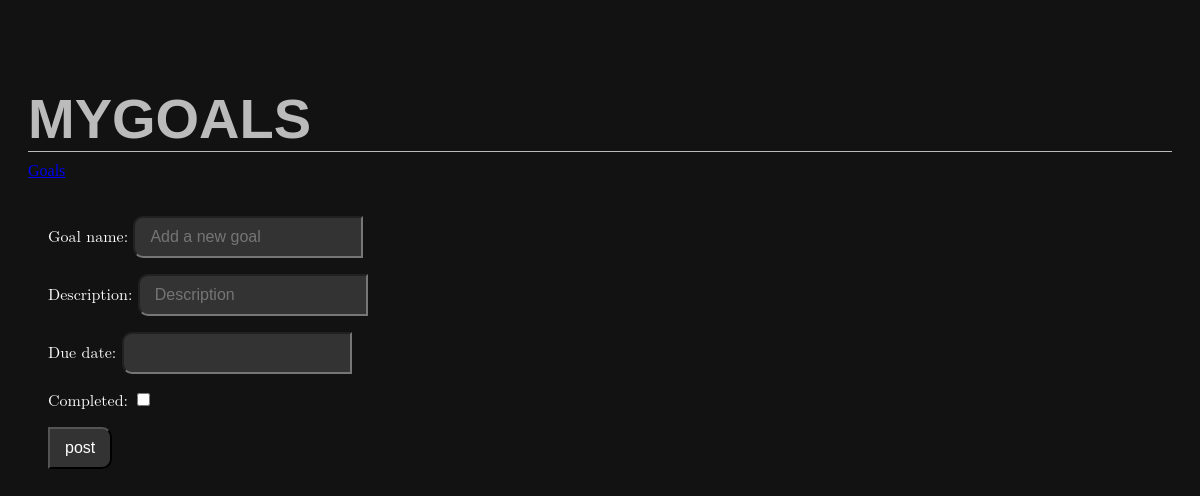
The app's page /add_goal, older data.
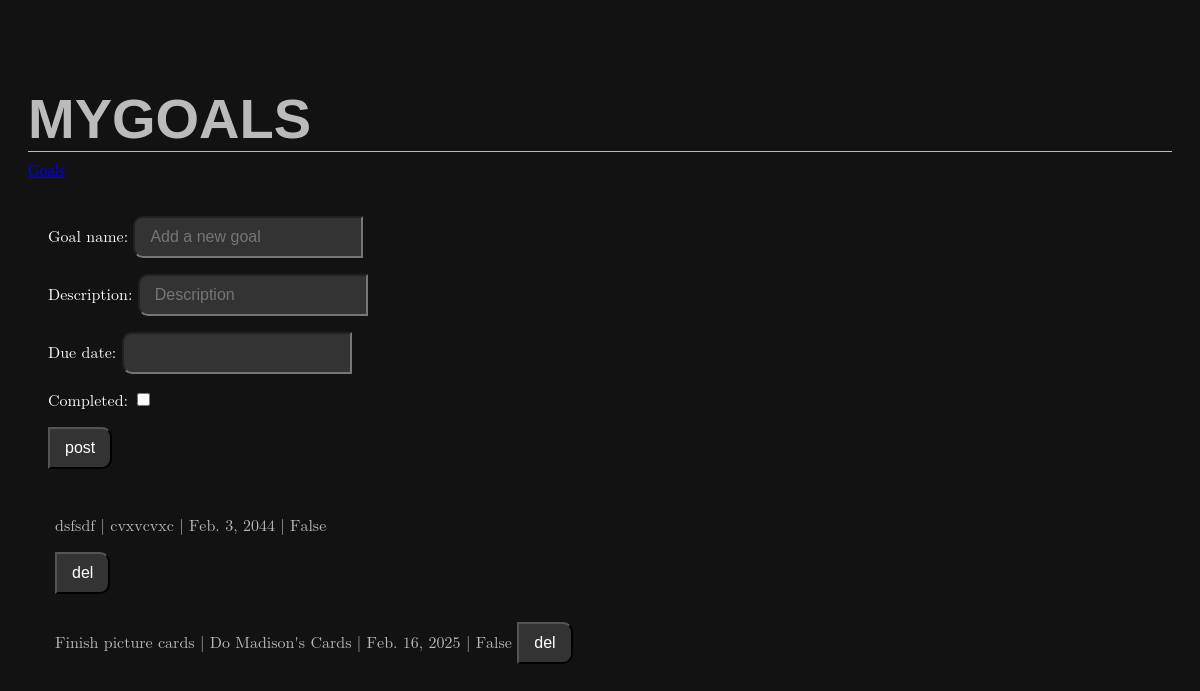
The same page, newer data.
### mytasks/models.py (models this page shows)
class AddGoal(models.Model):
    goal_name = models.CharField(max_length=100)
    description = models.TextField(blank=True, null=True)  # Larger text
    due_date = models.DateField()  # Date picker
    completed = models.BooleanField(default=False)  # Checkbox
    def __str__(self):
        return self.goal_name

### mytasks/views.py (the view)
# urls.py: path("add_goal", views.add_goal, name="add_goal"),
def add_goal(request):
    goals = AddGoal.objects.all()
    if request.method == "POST":
        goal_form = AddGoalForm(request.POST)
        if goal_form.is_valid():
            goal_form.save()
            return redirect('add_goal')
    else:
        goal_form = AddGoalForm()
    return render(request, "mytasks/goals.html", {
        "goals": goals,
        "goal_form": goal_form,
    })

### mytasks/forms.py
class AddGoalForm(forms.ModelForm):
    class Meta:
        model = AddGoal
        fields = ['goal_name', 'description', 'due_date', 'completed']
        widgets = {
            'goal_name': forms.TextInput(attrs={'rows': 1, 'cols': 1, 'placeholder':'Add a new goal'}),
            'description': forms.TextInput(attrs={'rows': 1, 'cols': 1, 'placeholder':'Description'}),
            'completed': forms.CheckboxInput,
        }

### mytasks/templates/mytasks/goals.html (shortened to what this page needs)
{% extends "mytasks/layout.html" %}
{% block header %}
    MyGoals
{% endblock %}
{% block body %}
<div style="padding:20px;">
    <form method="POST">
        {{ goal_form.as_p }}
        <button class="task__button" type="submit">post</button>
    </form>
                <table style="margin-top:25px;">
                        {% for goal in goals %}
                        <tr>
                        <td style="padding:5px; margin-bottom:-5px; width:530px;">
                            <p class="task__p">{{ goal }} | {{ goal.description }} | {{ goal.due_date }} | {{ goal.completed }}</h1>
                                <form method="POST" action="{% url 'remove_goal' goal.id %}">
                                    <button type="submit">del</button>
                        </td>
                        <td style="padding:5px; margin-bottom:-5px;">
                        </td>
                    </tr>
                        {% endfor %}
                </table>
</div>
{% endblock %}

### mytasks/templates/mytasks/layout.html (shortened to what this page needs)
{% load static %}
<!DOCTYPE html>
<html lang="en">
    <head>
        <link href="{% static 'mytasks/styles.css' %}" rel="stylesheet">
    </head>
    <body>
        <div class="container">
            <h1 class="title-text">{% block header %}{% endblock %}</h1>
            <a href="{% url 'add_goal' %}">Goals</a>
            {% block body %}
            {% endblock %}
        </div>
    </body>
</html>

### mytasks/static/mytasks/styles.css (style rules this page uses)
body { background-color:#121212; }
.title-text { font-family: Arial, Helvetica, sans-serif; font-size: 56px; font-weight: bold; text-transform: uppercase; text-align: left; color: #bbb; border-bottom: #bbb 1px solid; margin-bottom: 10px; }
label { color:#fff; }
p { font-family:math; font-size: 16px; text-align: left; color: #bbb; }
.container { padding:40px 20px 20px 20px; }
button { font-family: Arial, Helvetica, sans-serif; background-color: #333; -border: .05px solid white; border-top-left-radius: 0px; border-top-right-radius: 10px; border-bottom-left-radius: 0px; border-bottom-right-radius: 10px; color: white; padding: 10px 15px; font-size: 16px; text-align: center; cursor: pointer; transition: all 0.05s ease; }
input[type="text"], input[type="email"], input[type="password"], textarea { font-family: Arial, Helvetica, sans-serif; background-color: #333; -border: .05px solid white; color: white; padding: 10px 15px; font-size: 16px; border-top-left-radius: 10px; border-top-right-radius: 0px; border-bottom-left-radius: 10px; border-bottom-right-radius: 0px; cursor: text; transition: all 0.05s ease; width: 230px; box-sizing: border-box; }

Row changes from the older to the newer data that the page shows:
added AddGoal: goal_name "dsfsdf", description "cvxvcvxc", due_date "Feb. 3, 2044", completed "False"
added AddGoal: goal_name "Finish picture cards", description "Do Madison's Cards", due_date "Feb. 16, 2025", completed "False"
